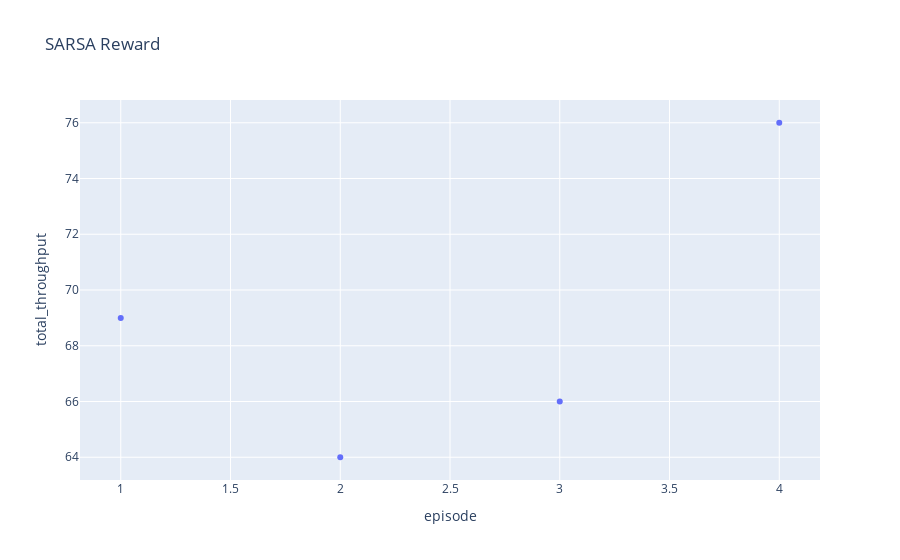

Notebook source saved alongside this figure:
### Code cell
log_dir = "_models\\reward_13\\test\\sarsa"
df = pd.read_csv("{0}\\monitor.csv".format(log_dir))
fig = px.scatter(
    data_frame=df,
    trendline='rolling',
    trendline_options=dict(window=100),
    trendline_color_override='red',
    x='episode',
    #y='reward',
    y='total_throughput',
    title="SARSA Reward"
    #title="SARSA Throughput"
)

fig.show()

### Figure 1 — Plotly figure (JSON) as saved in the notebook; plotly's stock layout.template omitted (floating-point values rounded to 4 significant figures)
{"data": [{"hovertemplate": "episode=%{x}<br>total_throughput=%{y}<extra></extra>", "legendgroup": "", "marker": {"color": "#636efa", "symbol": "circle"}, "mode": "markers", "name": "", "orientation": "v", "showlegend": false, "type": "scatter", "x": [1, 2, 3, 4], "xaxis": "x", "y": [69, 64, 66, 76], "yaxis": "y"}, {"hovertemplate": "<b>Rolling mean trendline</b><br><br>episode=%{x}<br>total_throughput=%{y} <b>(trend)</b><extra></extra>", "legendgroup": "", "line": {"color": "red"}, "marker": {"color": "#636efa", "symbol": "circle"}, "mode": "lines", "name": "", "showlegend": false, "type": "scatter", "x": [1, 2, 3, 4], "xaxis": "x", "y": [null, null, null, null], "yaxis": "y"}], "layout": {"legend": {"tracegroupgap": 0}, "title": {"text": "SARSA Reward"}, "xaxis": {"anchor": "y", "domain": [0, 1], "title": {"text": "episode"}}, "yaxis": {"anchor": "x", "domain": [0, 1], "title": {"text": "total_throughput"}}}}
